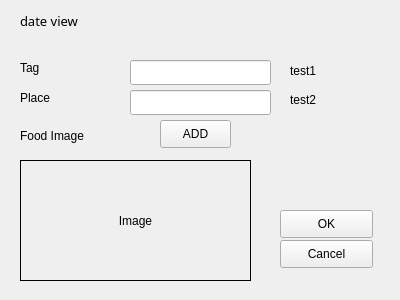
<?xml version="1.0" encoding="UTF-8"?>
<ui version="4.0">
 <class>AddImageWindow</class>
 <widget class="QWidget" name="AddImageWindow">
  <property name="geometry">
   <rect>
    <x>0</x>
    <y>0</y>
    <width>400</width>
    <height>300</height>
   </rect>
  </property>
  <property name="windowTitle">
   <string>Form</string>
  </property>
  <widget class="QLabel" name="imageLabel">
   <property name="geometry">
    <rect>
     <x>20</x>
     <y>125</y>
     <width>110</width>
     <height>21</height>
    </rect>
   </property>
   <property name="text">
    <string>Food Image</string>
   </property>
  </widget>
  <widget class="QPushButton" name="pushButton">
   <property name="geometry">
    <rect>
     <x>160</x>
     <y>120</y>
     <width>71</width>
     <height>28</height>
    </rect>
   </property>
   <property name="text">
    <string>ADD</string>
   </property>
  </widget>
  <widget class="QLabel" name="imageView">
   <property name="geometry">
    <rect>
     <x>20</x>
     <y>160</y>
     <width>231</width>
     <height>121</height>
    </rect>
   </property>
   <property name="frameShape">
    <enum>QFrame::Box</enum>
   </property>
   <property name="text">
    <string>Image</string>
   </property>
   <property name="alignment">
    <set>Qt::AlignCenter</set>
   </property>
  </widget>
  <widget class="QPushButton" name="OKButton">
   <property name="geometry">
    <rect>
     <x>280</x>
     <y>210</y>
     <width>93</width>
     <height>28</height>
    </rect>
   </property>
   <property name="text">
    <string>OK</string>
   </property>
  </widget>
  <widget class="QPushButton" name="cancelButton">
   <property name="geometry">
    <rect>
     <x>280</x>
     <y>240</y>
     <width>93</width>
     <height>28</height>
    </rect>
   </property>
   <property name="text">
    <string>Cancel</string>
   </property>
  </widget>
  <widget class="QLabel" name="test2">
   <property name="geometry">
    <rect>
     <x>290</x>
     <y>90</y>
     <width>81</width>
     <height>20</height>
    </rect>
   </property>
   <property name="text">
    <string>test2</string>
   </property>
  </widget>
  <widget class="QLabel" name="dateViewer">
   <property name="geometry">
    <rect>
     <x>20</x>
     <y>10</y>
     <width>191</width>
     <height>21</height>
    </rect>
   </property>
   <property name="font">
    <font>
     <family>210 콤퓨타세탁 L</family>
     <pointsize>10</pointsize>
    </font>
   </property>
   <property name="text">
    <string>date view</string>
   </property>
  </widget>
  <widget class="QLineEdit" name="tagEdit">
   <property name="geometry">
    <rect>
     <x>130</x>
     <y>60</y>
     <width>141</width>
     <height>25</height>
    </rect>
   </property>
  </widget>
  <widget class="QLabel" name="placeLabel">
   <property name="geometry">
    <rect>
     <x>20</x>
     <y>90</y>
     <width>110</width>
     <height>16</height>
    </rect>
   </property>
   <property name="text">
    <string>Place</string>
   </property>
  </widget>
  <widget class="QLabel" name="test1">
   <property name="geometry">
    <rect>
     <x>290</x>
     <y>60</y>
     <width>91</width>
     <height>21</height>
    </rect>
   </property>
   <property name="text">
    <string>test1</string>
   </property>
  </widget>
  <widget class="QLineEdit" name="placeEdit">
   <property name="geometry">
    <rect>
     <x>130</x>
     <y>90</y>
     <width>141</width>
     <height>25</height>
    </rect>
   </property>
  </widget>
  <widget class="QLabel" name="tagLabel">
   <property name="geometry">
    <rect>
     <x>20</x>
     <y>60</y>
     <width>110</width>
     <height>16</height>
    </rect>
   </property>
   <property name="text">
    <string>Tag</string>
   </property>
  </widget>
 </widget>
 <resources/>
 <connections/>
</ui>
